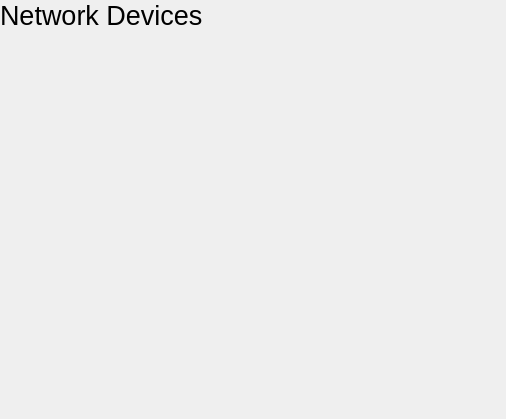
<?xml version="1.0" encoding="UTF-8"?>
<ui version="4.0">
 <class>NetworkWidget</class>
 <widget class="QWidget" name="NetworkWidget">
  <property name="geometry">
   <rect>
    <x>0</x>
    <y>0</y>
    <width>506</width>
    <height>419</height>
   </rect>
  </property>
  <property name="windowTitle">
   <string>Form</string>
  </property>
  <layout class="QVBoxLayout" name="verticalLayout">
   <property name="leftMargin">
    <number>0</number>
   </property>
   <property name="topMargin">
    <number>0</number>
   </property>
   <property name="rightMargin">
    <number>0</number>
   </property>
   <property name="bottomMargin">
    <number>0</number>
   </property>
   <item>
    <widget class="AnimatedStackedWidget" name="stackedWidget">
     <property name="currentIndex">
      <number>0</number>
     </property>
     <widget class="QWidget" name="devices">
      <property name="autoFillBackground">
       <bool>true</bool>
      </property>
      <layout class="QVBoxLayout" name="verticalLayout_2">
       <property name="leftMargin">
        <number>0</number>
       </property>
       <property name="topMargin">
        <number>0</number>
       </property>
       <property name="rightMargin">
        <number>0</number>
       </property>
       <property name="bottomMargin">
        <number>0</number>
       </property>
       <item>
        <widget class="QLabel" name="label_9">
         <property name="font">
          <font>
           <pointsize>20</pointsize>
          </font>
         </property>
         <property name="text">
          <string>Network Devices</string>
         </property>
        </widget>
       </item>
       <item>
        <widget class="QScrollArea" name="devicesScroll">
         <property name="frameShape">
          <enum>QFrame::NoFrame</enum>
         </property>
         <property name="widgetResizable">
          <bool>true</bool>
         </property>
         <widget class="QWidget" name="devicesList">
          <property name="geometry">
           <rect>
            <x>0</x>
            <y>0</y>
            <width>506</width>
            <height>380</height>
           </rect>
          </property>
          <layout class="QVBoxLayout" name="verticalLayout_3">
           <property name="leftMargin">
            <number>0</number>
           </property>
           <property name="topMargin">
            <number>0</number>
           </property>
           <property name="rightMargin">
            <number>0</number>
           </property>
           <property name="bottomMargin">
            <number>0</number>
           </property>
          </layout>
         </widget>
        </widget>
       </item>
      </layout>
     </widget>
     <widget class="QWidget" name="networks">
      <property name="autoFillBackground">
       <bool>true</bool>
      </property>
      <layout class="QVBoxLayout" name="verticalLayout_4">
       <property name="leftMargin">
        <number>0</number>
       </property>
       <property name="topMargin">
        <number>0</number>
       </property>
       <property name="rightMargin">
        <number>0</number>
       </property>
       <property name="bottomMargin">
        <number>0</number>
       </property>
       <item>
        <widget class="QLabel" name="label_10">
         <property name="font">
          <font>
           <pointsize>20</pointsize>
          </font>
         </property>
         <property name="text">
          <string>Available Networks</string>
         </property>
        </widget>
       </item>
       <item>
        <widget class="QListView" name="AvailableNetworksList">
         <property name="frameShape">
          <enum>QFrame::NoFrame</enum>
         </property>
        </widget>
       </item>
       <item>
        <layout class="QHBoxLayout" name="horizontalLayout">
         <item>
          <widget class="QPushButton" name="networksBackButton">
           <property name="text">
            <string>Back</string>
           </property>
           <property name="icon">
            <iconset theme="go-previous">
             <normaloff>.</normaloff>.</iconset>
           </property>
          </widget>
         </item>
         <item>
          <spacer name="horizontalSpacer">
           <property name="orientation">
            <enum>Qt::Horizontal</enum>
           </property>
           <property name="sizeHint" stdset="0">
            <size>
             <width>40</width>
             <height>20</height>
            </size>
           </property>
          </spacer>
         </item>
         <item>
          <widget class="QPushButton" name="networksManualButton">
           <property name="text">
            <string>Enter Details Manually</string>
           </property>
           <property name="icon">
            <iconset theme="edit-rename">
             <normaloff>.</normaloff>.</iconset>
           </property>
          </widget>
         </item>
        </layout>
       </item>
      </layout>
     </widget>
     <widget class="QWidget" name="securityPage">
      <property name="autoFillBackground">
       <bool>true</bool>
      </property>
      <layout class="QVBoxLayout" name="verticalLayout_5">
       <property name="leftMargin">
        <number>0</number>
       </property>
       <property name="topMargin">
        <number>0</number>
       </property>
       <property name="rightMargin">
        <number>0</number>
       </property>
       <property name="bottomMargin">
        <number>0</number>
       </property>
       <item>
        <widget class="QLabel" name="label_11">
         <property name="font">
          <font>
           <pointsize>20</pointsize>
          </font>
         </property>
         <property name="text">
          <string>Security</string>
         </property>
        </widget>
       </item>
       <item>
        <widget class="QLabel" name="securityDescriptionLabel">
         <property name="text">
          <string notr="true">To connect to this network, you'll need to provide a key.</string>
         </property>
        </widget>
       </item>
       <item>
        <widget class="QLineEdit" name="SecuritySsidEdit">
         <property name="placeholderText">
          <string>SSID</string>
         </property>
        </widget>
       </item>
       <item>
        <widget class="QComboBox" name="SecurityType">
         <item>
          <property name="text">
           <string>None</string>
          </property>
         </item>
         <item>
          <property name="text">
           <string>Static WEP</string>
          </property>
         </item>
         <item>
          <property name="text">
           <string>Dynamic WEP</string>
          </property>
         </item>
         <item>
          <property name="text">
           <string>WPA/WPA2 PSK</string>
          </property>
         </item>
         <item>
          <property name="text">
           <string>WPA/WPA2 Enterprise</string>
          </property>
         </item>
        </widget>
       </item>
       <item>
        <widget class="QStackedWidget" name="SecurityKeysStack">
         <property name="sizePolicy">
          <sizepolicy hsizetype="Preferred" vsizetype="Maximum">
           <horstretch>0</horstretch>
           <verstretch>0</verstretch>
          </sizepolicy>
         </property>
         <property name="currentIndex">
          <number>0</number>
         </property>
         <widget class="QWidget" name="page">
          <layout class="QVBoxLayout" name="verticalLayout_7">
           <property name="leftMargin">
            <number>0</number>
           </property>
           <property name="topMargin">
            <number>0</number>
           </property>
           <property name="rightMargin">
            <number>0</number>
           </property>
           <property name="bottomMargin">
            <number>0</number>
           </property>
          </layout>
         </widget>
         <widget class="QWidget" name="page_2">
          <layout class="QVBoxLayout" name="verticalLayout_8">
           <property name="leftMargin">
            <number>0</number>
           </property>
           <property name="topMargin">
            <number>0</number>
           </property>
           <property name="rightMargin">
            <number>0</number>
           </property>
           <property name="bottomMargin">
            <number>0</number>
           </property>
           <item>
            <widget class="QLineEdit" name="securityKey">
             <property name="inputMask">
              <string/>
             </property>
             <property name="echoMode">
              <enum>QLineEdit::Password</enum>
             </property>
             <property name="placeholderText">
              <string>Security Key</string>
             </property>
            </widget>
           </item>
          </layout>
         </widget>
         <widget class="QWidget" name="page_3">
          <layout class="QVBoxLayout" name="verticalLayout_9">
           <property name="leftMargin">
            <number>0</number>
           </property>
           <property name="topMargin">
            <number>0</number>
           </property>
           <property name="rightMargin">
            <number>0</number>
           </property>
           <property name="bottomMargin">
            <number>0</number>
           </property>
           <item>
            <widget class="QLabel" name="label">
             <property name="text">
              <string>WPA Enterprise settings coming soon. For now, use nmcli in a terminal to connect to this network.</string>
             </property>
             <property name="wordWrap">
              <bool>true</bool>
             </property>
            </widget>
           </item>
          </layout>
         </widget>
        </widget>
       </item>
       <item>
        <spacer name="verticalSpacer">
         <property name="orientation">
          <enum>Qt::Vertical</enum>
         </property>
         <property name="sizeHint" stdset="0">
          <size>
           <width>20</width>
           <height>40</height>
          </size>
         </property>
        </spacer>
       </item>
       <item>
        <layout class="QHBoxLayout" name="horizontalLayout_2">
         <item>
          <widget class="QPushButton" name="SecurityBackButton">
           <property name="text">
            <string>Back</string>
           </property>
           <property name="icon">
            <iconset theme="go-previous">
             <normaloff>.</normaloff>.</iconset>
           </property>
          </widget>
         </item>
         <item>
          <spacer name="horizontalSpacer_2">
           <property name="orientation">
            <enum>Qt::Horizontal</enum>
           </property>
           <property name="sizeHint" stdset="0">
            <size>
             <width>40</width>
             <height>20</height>
            </size>
           </property>
          </spacer>
         </item>
         <item>
          <widget class="QPushButton" name="SecurityConnectButton">
           <property name="text">
            <string>Connect</string>
           </property>
           <property name="icon">
            <iconset theme="network-connect">
             <normaloff>.</normaloff>.</iconset>
           </property>
          </widget>
         </item>
        </layout>
       </item>
      </layout>
     </widget>
     <widget class="QWidget" name="information">
      <property name="autoFillBackground">
       <bool>true</bool>
      </property>
      <layout class="QVBoxLayout" name="verticalLayout_6">
       <property name="leftMargin">
        <number>0</number>
       </property>
       <property name="topMargin">
        <number>0</number>
       </property>
       <property name="rightMargin">
        <number>0</number>
       </property>
       <property name="bottomMargin">
        <number>0</number>
       </property>
       <item>
        <widget class="QLabel" name="label_12">
         <property name="font">
          <font>
           <pointsize>20</pointsize>
          </font>
         </property>
         <property name="text">
          <string>Information</string>
         </property>
        </widget>
       </item>
       <item>
        <widget class="QTreeWidget" name="InformationTable">
         <property name="columnCount">
          <number>2</number>
         </property>
         <attribute name="headerDefaultSectionSize">
          <number>300</number>
         </attribute>
         <column>
          <property name="text">
           <string>Property</string>
          </property>
         </column>
         <column>
          <property name="text">
           <string>Value</string>
          </property>
         </column>
        </widget>
       </item>
       <item>
        <layout class="QHBoxLayout" name="horizontalLayout_3">
         <item>
          <widget class="QPushButton" name="InformationBackButton">
           <property name="text">
            <string>Back</string>
           </property>
           <property name="icon">
            <iconset theme="go-previous">
             <normaloff>.</normaloff>.</iconset>
           </property>
          </widget>
         </item>
         <item>
          <spacer name="horizontalSpacer_3">
           <property name="orientation">
            <enum>Qt::Horizontal</enum>
           </property>
           <property name="sizeHint" stdset="0">
            <size>
             <width>40</width>
             <height>20</height>
            </size>
           </property>
          </spacer>
         </item>
        </layout>
       </item>
      </layout>
     </widget>
    </widget>
   </item>
  </layout>
 </widget>
 <customwidgets>
  <customwidget>
   <class>AnimatedStackedWidget</class>
   <extends>QStackedWidget</extends>
   <header>animatedstackedwidget.h</header>
   <container>1</container>
  </customwidget>
 </customwidgets>
 <resources/>
 <connections>
  <connection>
   <sender>InformationBackButton</sender>
   <signal>clicked()</signal>
   <receiver>networksBackButton</receiver>
   <slot>click()</slot>
   <hints>
    <hint type="sourcelabel">
     <x>49</x>
     <y>396</y>
    </hint>
    <hint type="destinationlabel">
     <x>40</x>
     <y>405</y>
    </hint>
   </hints>
  </connection>
 </connections>
</ui>
